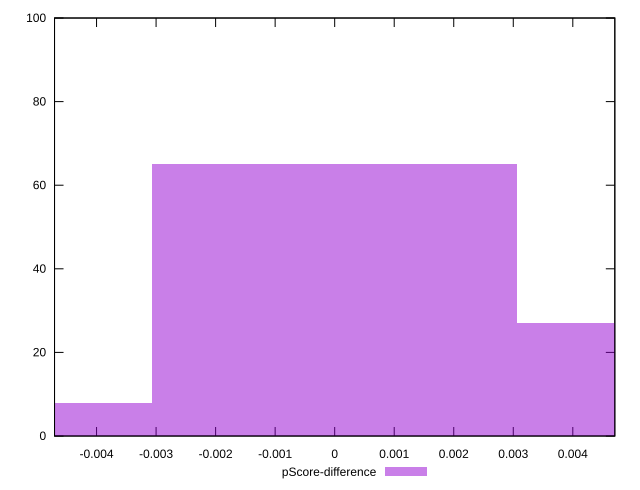

The script that saved this image:
reset

$pScoreDifference <<EOF
0 65
0.006120822413848308 27
-0.006120822413848308 8
EOF

set key outside below
set boxwidth 0.006120822413848308
set xrange [-0.004705882352941171:0.004705882352941171]
set yrange [0:100]
set trange [0:100]
set style fill transparent solid 0.5 noborder
set terminal svg size 640, 490 enhanced background rgb 'white'
set output "report_00009_2021-02-08T22-37-41.559Z/uses-http2/samples/pages+cached+noadtech+nomedia+nocss/pScore-difference/histogram.svg"

plot $pScoreDifference title "pScore-difference" with boxes

reset
